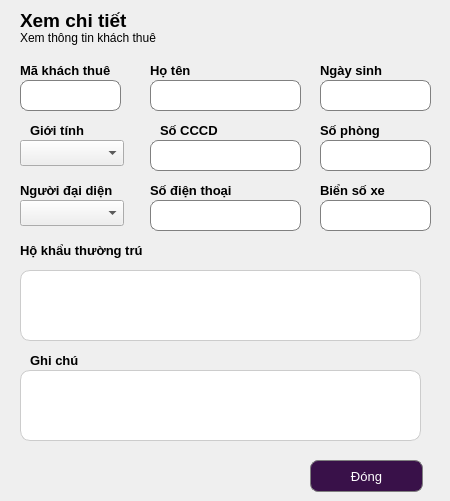
    <widget class="QWidget" name="page_2">
     <widget class="QLabel" name="label_32">
      <property name="geometry">
       <rect>
        <x>20</x>
        <y>10</y>
        <width>121</width>
        <height>21</height>
       </rect>
      </property>
      <property name="font">
       <font>
        <pointsize>14</pointsize>
        <weight>75</weight>
        <bold>true</bold>
       </font>
      </property>
      <property name="text">
       <string>Xem chi tiết</string>
      </property>
     </widget>
     <widget class="QLabel" name="label_33">
      <property name="geometry">
       <rect>
        <x>20</x>
        <y>30</y>
        <width>231</width>
        <height>16</height>
       </rect>
      </property>
      <property name="text">
       <string>Xem thông tin khách thuê</string>
      </property>
     </widget>
     <widget class="QLabel" name="label_34">
      <property name="geometry">
       <rect>
        <x>20</x>
        <y>60</y>
        <width>121</width>
        <height>21</height>
       </rect>
      </property>
      <property name="font">
       <font>
        <pointsize>10</pointsize>
        <weight>75</weight>
        <bold>true</bold>
       </font>
      </property>
      <property name="text">
       <string>Mã khách thuê</string>
      </property>
     </widget>
     <widget class="QLabel" name="label_35">
      <property name="geometry">
       <rect>
        <x>150</x>
        <y>60</y>
        <width>61</width>
        <height>21</height>
       </rect>
      </property>
      <property name="font">
       <font>
        <pointsize>10</pointsize>
        <weight>75</weight>
        <bold>true</bold>
       </font>
      </property>
      <property name="text">
       <string>Họ tên</string>
      </property>
     </widget>
     <widget class="QLabel" name="label_36">
      <property name="geometry">
       <rect>
        <x>320</x>
        <y>60</y>
        <width>81</width>
        <height>21</height>
       </rect>
      </property>
      <property name="font">
       <font>
        <pointsize>10</pointsize>
        <weight>75</weight>
        <bold>true</bold>
       </font>
      </property>
      <property name="text">
       <string>Ngày sinh</string>
      </property>
     </widget>
     <widget class="QLineEdit" name="lne_makhachthue1">
      <property name="geometry">
       <rect>
        <x>20</x>
        <y>80</y>
        <width>101</width>
        <height>31</height>
       </rect>
      </property>
      <property name="styleSheet">
       <string notr="true">QLineEdit {
    border: 1px solid gray;
    border-radius: 8px;
    padding: 5px;
}</string>
      </property>
      <property name="text">
       <string/>
      </property>
      <property name="alignment">
       <set>Qt::AlignCenter</set>
      </property>
     </widget>
     <widget class="QLineEdit" name="lne_hoten1">
      <property name="geometry">
       <rect>
        <x>150</x>
        <y>80</y>
        <width>151</width>
        <height>31</height>
       </rect>
      </property>
      <property name="styleSheet">
       <string notr="true">QLineEdit {
    border: 1px solid gray;
    border-radius: 8px;
    padding: 5px;
}</string>
      </property>
      <property name="text">
       <string/>
      </property>
      <property name="alignment">
       <set>Qt::AlignCenter</set>
      </property>
     </widget>
     <widget class="QLineEdit" name="lne_ngaysinh1">
      <property name="geometry">
       <rect>
        <x>320</x>
        <y>80</y>
        <width>111</width>
        <height>31</height>
       </rect>
      </property>
      <property name="styleSheet">
       <string notr="true">QLineEdit {
    border: 1px solid gray;
    border-radius: 8px;
    padding: 5px;
}</string>
      </property>
      <property name="text">
       <string/>
      </property>
      <property name="alignment">
       <set>Qt::AlignCenter</set>
      </property>
     </widget>
     <widget class="QLabel" name="label_73">
      <property name="geometry">
       <rect>
        <x>30</x>
        <y>120</y>
        <width>121</width>
        <height>21</height>
       </rect>
      </property>
      <property name="font">
       <font>
        <pointsize>10</pointsize>
        <weight>75</weight>
        <bold>true</bold>
       </font>
      </property>
      <property name="text">
       <string>Giới tính</string>
      </property>
     </widget>
     <widget class="QLabel" name="label_74">
      <property name="geometry">
       <rect>
        <x>160</x>
        <y>120</y>
        <width>121</width>
        <height>21</height>
       </rect>
      </property>
      <property name="font">
       <font>
        <pointsize>10</pointsize>
        <weight>75</weight>
        <bold>true</bold>
       </font>
      </property>
      <property name="text">
       <string>Số CCCD</string>
      </property>
     </widget>
     <widget class="QLabel" name="label_75">
      <property name="geometry">
       <rect>
        <x>320</x>
        <y>120</y>
        <width>121</width>
        <height>21</height>
       </rect>
      </property>
      <property name="font">
       <font>
        <pointsize>10</pointsize>
        <weight>75</weight>
        <bold>true</bold>
       </font>
      </property>
      <property name="text">
       <string>Số phòng</string>
      </property>
     </widget>
     <widget class="QLineEdit" name="lne_sophong4">
      <property name="geometry">
       <rect>
        <x>320</x>
        <y>140</y>
        <width>111</width>
        <height>31</height>
       </rect>
      </property>
      <property name="styleSheet">
       <string notr="true">QLineEdit {
    border: 1px solid gray;
    border-radius: 8px;
    padding: 5px;
}</string>
      </property>
      <property name="text">
       <string/>
      </property>
      <property name="alignment">
       <set>Qt::AlignCenter</set>
      </property>
     </widget>
     <widget class="QLineEdit" name="lne_cccd1">
      <property name="geometry">
       <rect>
        <x>150</x>
        <y>140</y>
        <width>151</width>
        <height>31</height>
       </rect>
      </property>
      <property name="styleSheet">
       <string notr="true">QLineEdit {
    border: 1px solid gray;
    border-radius: 8px;
    padding: 5px;
}</string>
      </property>
      <property name="text">
       <string/>
      </property>
      <property name="alignment">
       <set>Qt::AlignCenter</set>
      </property>
     </widget>
     <widget class="QComboBox" name="cbo_gioitinh1">
      <property name="geometry">
       <rect>
        <x>20</x>
        <y>140</y>
        <width>104</width>
        <height>26</height>
       </rect>
      </property>
     </widget>
     <widget class="QLabel" name="label_76">
      <property name="geometry">
       <rect>
        <x>20</x>
        <y>180</y>
        <width>121</width>
        <height>21</height>
       </rect>
      </property>
      <property name="font">
       <font>
        <pointsize>10</pointsize>
        <weight>75</weight>
        <bold>true</bold>
       </font>
      </property>
      <property name="text">
       <string>Người đại diện</string>
      </property>
     </widget>
     <widget class="QLabel" name="label_77">
      <property name="geometry">
       <rect>
        <x>150</x>
        <y>180</y>
        <width>121</width>
        <height>21</height>
       </rect>
      </property>
      <property name="font">
       <font>
        <pointsize>10</pointsize>
        <weight>75</weight>
        <bold>true</bold>
       </font>
      </property>
      <property name="text">
       <string>Số điện thoại</string>
      </property>
     </widget>
     <widget class="QLabel" name="label_78">
      <property name="geometry">
       <rect>
        <x>320</x>
        <y>180</y>
        <width>121</width>
        <height>21</height>
       </rect>
      </property>
      <property name="font">
       <font>
        <pointsize>10</pointsize>
        <weight>75</weight>
        <bold>true</bold>
       </font>
      </property>
      <property name="text">
       <string>Biển số xe </string>
      </property>
     </widget>
     <widget class="QLineEdit" name="lne_sdt1">
      <property name="geometry">
       <rect>
        <x>150</x>
        <y>200</y>
        <width>151</width>
        <height>31</height>
       </rect>
      </property>
      <property name="styleSheet">
       <string notr="true">QLineEdit {
    border: 1px solid gray;
    border-radius: 8px;
    padding: 5px;
}</string>
      </property>
      <property name="text">
       <string/>
      </property>
      <property name="alignment">
       <set>Qt::AlignCenter</set>
      </property>
     </widget>
     <widget class="QLineEdit" name="lne_biensoxe1">
      <property name="geometry">
       <rect>
        <x>320</x>
        <y>200</y>
        <width>111</width>
        <height>31</height>
       </rect>
      </property>
      <property name="styleSheet">
       <string notr="true">QLineEdit {
    border: 1px solid gray;
    border-radius: 8px;
    padding: 5px;
}</string>
      </property>
      <property name="text">
       <string/>
      </property>
      <property name="alignment">
       <set>Qt::AlignCenter</set>
      </property>
     </widget>
     <widget class="QComboBox" name="cbo_nguoidaidien1">
      <property name="geometry">
       <rect>
        <x>20</x>
        <y>200</y>
        <width>104</width>
        <height>26</height>
       </rect>
      </property>
     </widget>
     <widget class="QLabel" name="label_79">
      <property name="geometry">
       <rect>
        <x>20</x>
        <y>240</y>
        <width>201</width>
        <height>21</height>
       </rect>
      </property>
      <property name="font">
       <font>
        <pointsize>10</pointsize>
        <weight>75</weight>
        <bold>true</bold>
       </font>
      </property>
      <property name="text">
       <string>Hộ khẩu thường trú</string>
      </property>
     </widget>
     <widget class="QTextEdit" name="txt_hkthuongtru1">
      <property name="geometry">
       <rect>
        <x>20</x>
        <y>270</y>
        <width>401</width>
        <height>71</height>
       </rect>
      </property>
      <property name="styleSheet">
       <string notr="true">QTextEdit {
    border: 1px solid #ccc;
    border-radius: 10px;
    padding: 6px;
    background: white;
}</string>
      </property>
      <property name="html">
       <string>&lt;!DOCTYPE HTML PUBLIC &quot;-//W3C//DTD HTML 4.0//EN&quot; &quot;http://www.w3.org/TR/REC-html40/strict.dtd&quot;&gt;
&lt;html&gt;&lt;head&gt;&lt;meta name=&quot;qrichtext&quot; content=&quot;1&quot; /&gt;&lt;style type=&quot;text/css&quot;&gt;
p, li { white-space: pre-wrap; }
&lt;/style&gt;&lt;/head&gt;&lt;body style=&quot; font-family:'MS Shell Dlg 2'; font-size:8.25pt; font-weight:400; font-style:normal;&quot;&gt;
&lt;p style=&quot;-qt-paragraph-type:empty; margin-top:0px; margin-bottom:0px; margin-left:0px; margin-right:0px; -qt-block-indent:0; text-indent:0px; font-family:'.AppleSystemUIFont'; font-size:13pt;&quot;&gt;&lt;br /&gt;&lt;/p&gt;&lt;/body&gt;&lt;/html&gt;</string>
      </property>
     </widget>
     <widget class="QLabel" name="label_80">
      <property name="geometry">
       <rect>
        <x>30</x>
        <y>350</y>
        <width>131</width>
        <height>21</height>
       </rect>
      </property>
      <property name="font">
       <font>
        <pointsize>10</pointsize>
        <weight>75</weight>
        <bold>true</bold>
       </font>
      </property>
      <property name="text">
       <string>Ghi chú</string>
      </property>
     </widget>
     <widget class="QTextEdit" name="txt_ghichu1">
      <property name="geometry">
       <rect>
        <x>20</x>
        <y>370</y>
        <width>401</width>
        <height>71</height>
       </rect>
      </property>
      <property name="styleSheet">
       <string notr="true">QTextEdit {
    border: 1px solid #ccc;
    border-radius: 10px;
    padding: 6px;
    background: white;
}</string>
      </property>
      <property name="html">
       <string>&lt;!DOCTYPE HTML PUBLIC &quot;-//W3C//DTD HTML 4.0//EN&quot; &quot;http://www.w3.org/TR/REC-html40/strict.dtd&quot;&gt;
&lt;html&gt;&lt;head&gt;&lt;meta name=&quot;qrichtext&quot; content=&quot;1&quot; /&gt;&lt;style type=&quot;text/css&quot;&gt;
p, li { white-space: pre-wrap; }
&lt;/style&gt;&lt;/head&gt;&lt;body style=&quot; font-family:'MS Shell Dlg 2'; font-size:8.25pt; font-weight:400; font-style:normal;&quot;&gt;
&lt;p style=&quot;-qt-paragraph-type:empty; margin-top:0px; margin-bottom:0px; margin-left:0px; margin-right:0px; -qt-block-indent:0; text-indent:0px; font-family:'.AppleSystemUIFont'; font-size:13pt;&quot;&gt;&lt;br /&gt;&lt;/p&gt;&lt;/body&gt;&lt;/html&gt;</string>
      </property>
     </widget>
     <widget class="QPushButton" name="btn_dong1">
      <property name="geometry">
       <rect>
        <x>310</x>
        <y>460</y>
        <width>113</width>
        <height>32</height>
       </rect>
      </property>
      <property name="font">
       <font>
        <pointsize>10</pointsize>
       </font>
      </property>
      <property name="styleSheet">
       <string notr="true">QPushButton {
 border: 1px solid gray;
 border-radius: 8px;
 padding: 5px;
 background-color: #391149;
 color: white;
}</string>
      </property>
      <property name="text">
       <string>Đóng</string>
      </property>
     </widget>
    </widget>
